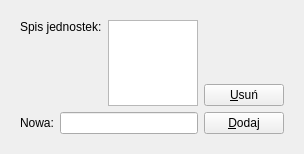
         <widget class="QWidget" name="page_2">
          <property name="geometry">
           <rect>
            <x>0</x>
            <y>0</y>
            <width>304</width>
            <height>154</height>
           </rect>
          </property>
          <attribute name="label">
           <string>Jednostki</string>
          </attribute>
          <layout class="QGridLayout" name="gridLayout_4">
           <item row="0" column="0">
            <widget class="QFrame" name="frame10">
             <property name="frameShape">
              <enum>QFrame::NoFrame</enum>
             </property>
             <property name="frameShadow">
              <enum>QFrame::Plain</enum>
             </property>
             <layout class="QGridLayout" name="gridLayout_12">
              <item row="0" column="0">
               <layout class="QHBoxLayout" name="horizontalLayout_6">
                <item>
                 <layout class="QVBoxLayout" name="verticalLayout_4">
                  <item>
                   <layout class="QHBoxLayout" name="horizontalLayout_5">
                    <item>
                     <widget class="QLabel" name="textLabel1_3">
                      <property name="maximumSize">
                       <size>
                        <width>150</width>
                        <height>32767</height>
                       </size>
                      </property>
                      <property name="text">
                       <string>Spis jednostek:</string>
                      </property>
                      <property name="alignment">
                       <set>Qt::AlignTop</set>
                      </property>
                      <property name="wordWrap">
                       <bool>false</bool>
                      </property>
                     </widget>
                    </item>
                    <item>
                     <widget class="QListWidget" name="currlBox"/>
                    </item>
                   </layout>
                  </item>
                  <item>
                   <layout class="QHBoxLayout" name="_20">
                    <item>
                     <widget class="QLabel" name="textLabel2_4">
                      <property name="text">
                       <string>Nowa:</string>
                      </property>
                      <property name="wordWrap">
                       <bool>false</bool>
                      </property>
                     </widget>
                    </item>
                    <item>
                     <widget class="QLineEdit" name="currEdit">
                      <property name="maxLength">
                       <number>10</number>
                      </property>
                     </widget>
                    </item>
                   </layout>
                  </item>
                 </layout>
                </item>
                <item>
                 <layout class="QVBoxLayout" name="verticalLayout_3">
                  <item>
                   <spacer>
                    <property name="orientation">
                     <enum>Qt::Vertical</enum>
                    </property>
                    <property name="sizeType">
                     <enum>QSizePolicy::Expanding</enum>
                    </property>
                    <property name="sizeHint" stdset="0">
                     <size>
                      <width>74</width>
                      <height>48</height>
                     </size>
                    </property>
                   </spacer>
                  </item>
                  <item>
                   <widget class="QPushButton" name="currDelBtn">
                    <property name="cursor">
                     <cursorShape>PointingHandCursor</cursorShape>
                    </property>
                    <property name="text">
                     <string>&amp;Usuń</string>
                    </property>
                    <property name="shortcut">
                     <string>Alt+U</string>
                    </property>
                   </widget>
                  </item>
                  <item>
                   <widget class="QPushButton" name="currAddBtn">
                    <property name="cursor">
                     <cursorShape>PointingHandCursor</cursorShape>
                    </property>
                    <property name="text">
                     <string>&amp;Dodaj</string>
                    </property>
                    <property name="shortcut">
                     <string>Alt+D</string>
                    </property>
                   </widget>
                  </item>
                 </layout>
                </item>
               </layout>
              </item>
             </layout>
            </widget>
           </item>
          </layout>
         </widget>
